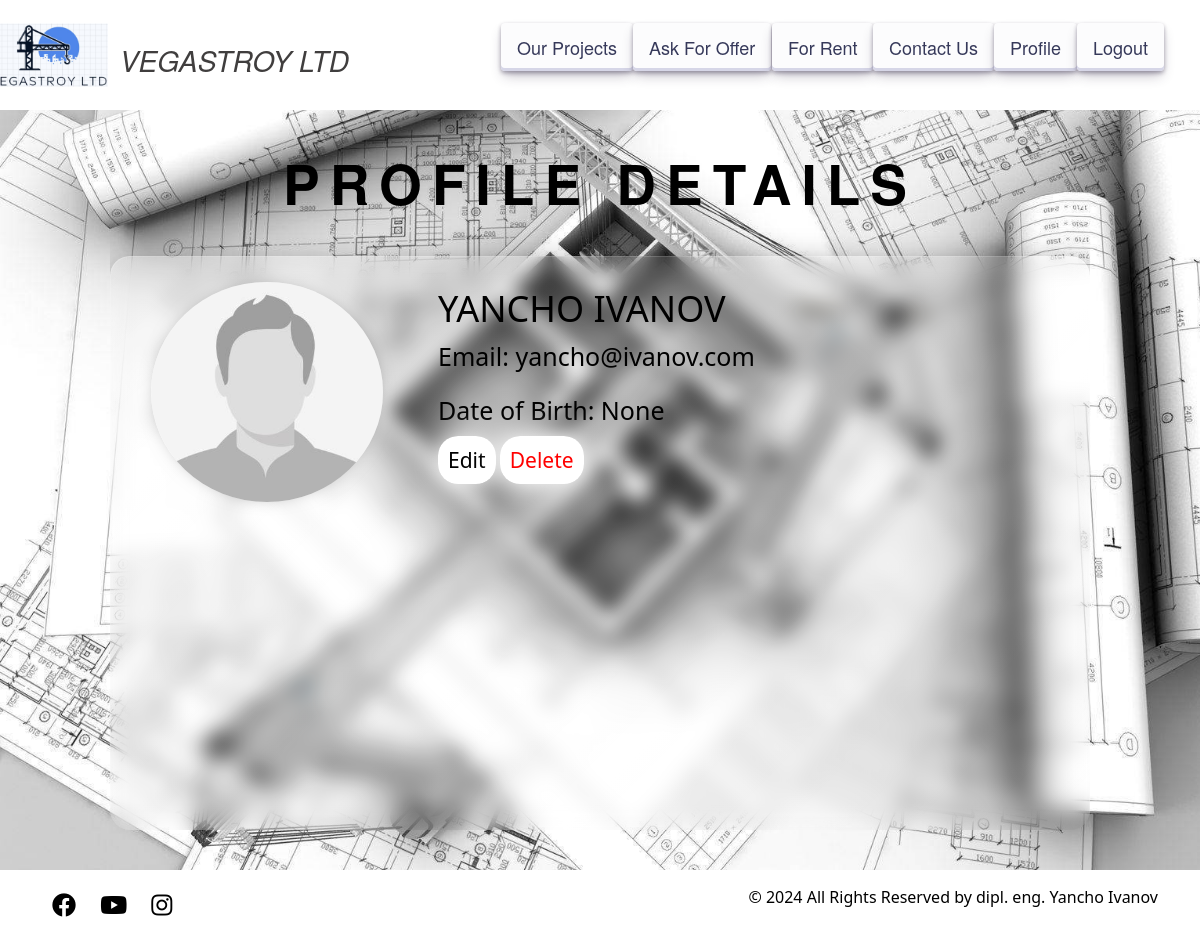
Before: /accounts/profile/1/ (signed in) with the older database file.
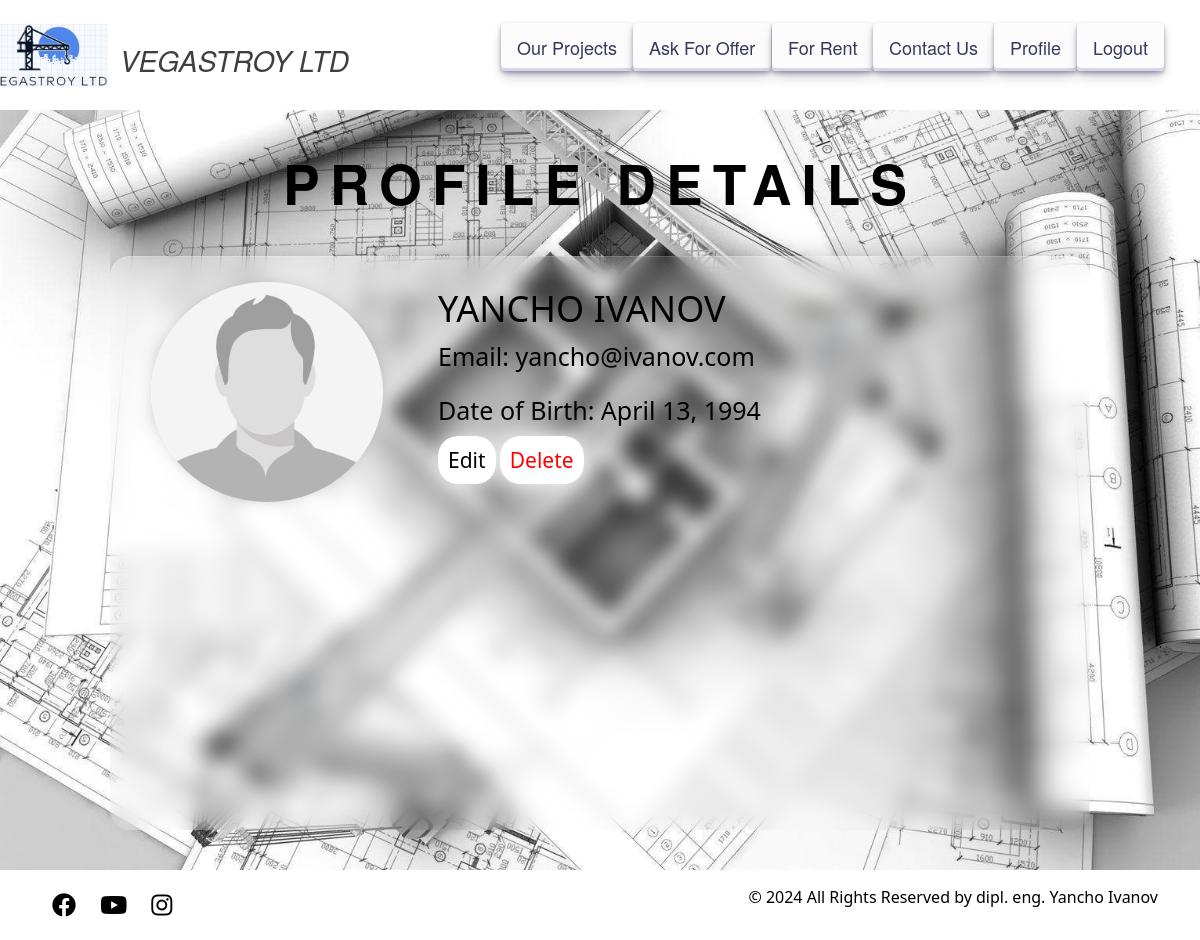
After: the same page with the newer database file.
### vegastroy/accounts/models.py (models this page shows, shortened)
class AppUser(auth_models.AbstractBaseUser, auth_models.PermissionsMixin):
    email = models.EmailField(
        null=False,
        blank=False,
        unique=True,
    )
    is_active = models.BooleanField(
        default=True
    )
    is_staff = models.BooleanField(
        default=False
    )
    objects = AppUserManager()
    USERNAME_FIELD = 'email'
    REQUIRED_FIELDS = []

class Profile(models.Model):
    user = models.OneToOneField(
        UserModel,
        on_delete=models.CASCADE,
        primary_key=True
    )
    first_name = models.CharField(
        max_length=30,
        null=True,
        blank=True,
    )
    last_name = models.CharField(
        max_length=30,
        null=True,
        blank=True,
    )
    date_of_birth = models.DateField(
        null=True,
        blank=True,
    )
    profile_picture = models.URLField(
        null=True,
        blank=True,
    )

### vegastroy/accounts/views.py (the view)
# urls.py: path('', UserDetailView.as_view(), name='profile_details'),
class UserDetailView(views.DetailView):
    model = UserModel
    template_name = 'accounts/details_page.html'

### templates/accounts/details_page.html
{% extends 'base.html' %}
{% load static %}
{% block content %}
    <section id="profile-details">
        <link rel="stylesheet" href="{% static 'css/profile.css' %}">
        <h1>Profile Details</h1>
        <div class="info-section">
            <div class="profile-header">
                {% if request.user.profile.profile_picture %}
                    <img class="profile-img" src="{{ profile.profile_picture.url }}" alt="profile-image"/>
                {% else %}
                    <img class="profile-img" src="{% static '/images/profile-placeholder.jpg' %}" alt="profile-image"/>
                {% endif %}
                {% if request.user.profile.first_name or request.user.profile.last_name %}
                    <h1>{{ request.user.profile.first_name }} {{ request.user.profile.last_name }}</h1>
                {% endif %}
                <p class="description">Email: {{ object.email }}</p>
                <p class="description">Date of Birth: {{ request.user.profile.date_of_birth }}</p>
                <div class="buttons">
                    <a href="{% url 'profile_edit' request.user.pk %}" class="edit-button">Edit</a>
                    <a href="{% url 'profile_delete' request.user.pk %}" class="delete-button">Delete</a>
                </div>
            </div>
        </div>
    </section>
{% endblock %}

### templates/base.html (shortened to what this page needs)
{% load static %}
<!DOCTYPE html>
<html lang="en">
<head>
    <link rel="stylesheet" href="{% static 'css/home.css' %}">
    <link rel="stylesheet" href="https://cdnjs.cloudflare.com/ajax/libs/font-awesome/5.15.4/css/all.min.css">
    <link rel="stylesheet" href="https://cdn.jsdelivr.net/npm/bootstrap@5.3.1/dist/css/bootstrap.min.css">
</head>
<body>
<header>
    <nav class="navbar">
        <div class="container">
            <div class="logo">
                <a href="{% url 'home_page' %}">
                    <img width="80px" src="{% static 'images/vegastroy.JPG' %}" alt="img1">
                </a>
                <a class="home" href="{% url 'home_page' %}">
                    <i>VEGASTROY LTD</i>
                </a>
            </div>
            <ul class="nav-group">
                <form method="post" action="{% url 'project_index' %}">
                    <button class="button" type="submit">Our Projects</button>
                </form>
                <form method="post" action="{% url 'contact_form_offer' %}">
                    <button class="button" type="submit">Ask For Offer</button>
                </form>
                <form method="post" action="#">
                    <button class="button" type="submit">For Rent</button>
                </form>
                <form method="post" action="{% url 'contacts_page' %}">
                    <button class="button" type="submit">Contact Us</button>
                </form>
                {% if not request.user.is_authenticated %}
                    <form method="post" action="{% url 'login' %}">
                        {% csrf_token %}
                        <button class="button" type="submit">Login</button>
                    </form>
                    <form method="post" action="{% url 'register' %}">
                        {% csrf_token %}
                        <button class="button" type="submit">Register</button>
                    </form>
                {% else %}
                    <form method="get" action="{% url 'profile_details' user.pk %}">
                        <button class="button" type="submit">Profile</button>
                    </form>
                    <form method="post" action="{% url 'logout' %}">
                        <button class="button" type="submit">Logout</button>
                    </form>
                {% endif %}
            </ul>
        </div>
    </nav>
</header>
<main>
    {% block content %}
    {% endblock %}
</main>
<footer>
    <div class="container">
        <div class="social-icons">
            <a href="https://www.facebook.com"><i class="fab fa-facebook"></i></a>
            <a href="https://www.youtube.com"><i class="fab fa-youtube"></i></a>
            <a href="https://www.instagram.com"><i class="fab fa-instagram"></i></a>
        </div>
        <p>&copy; 2024 All Rights Reserved by dipl. eng. Yancho Ivanov</p>
    </div>
</footer>
</body>
</html>

### staticfiles/css/home.css (style rules this page uses)
* { margin: 0; padding: 0; box-sizing: border-box; }
body { font-family: -apple-system, system-ui, Segoe UI, "Roboto", Oxygen, Ubuntu, Cantarell, "Open Sans", "Helvetica Neue", sans-serif; min-height: 100vh; background-image: url('/static/images/back.jpeg'); background-size: cover; }
.navbar { position: fixed; z-index: 100000; display: flex; align-items: center; justify-content: center; background: white; width: 101%; font-family: "Helvetica Neue", sans-serif; }
.container { padding: 15px 0; width: 75%; display: flex; align-items: center; justify-content: space-between; }
.container a { color: #403e3e; }
.container .logo { display: flex; cursor: pointer; scale: 150%; }
.home { cursor: pointer; margin-top: 10px; margin-left: 8px; font-size: 2vmin; font-weight: 50; transition: font-weight 250ms ease-in-out; text-decoration: none; }
.nav-group { display: flex; align-items: center; justify-content: center; }
main { width: 100%; min-height: 95vh; display: flex; justify-content: left; }
.button { align-items: center; appearance: none; background-color: #FCFCFD; border-radius: 4px; border-width: 0; box-shadow: rgba(45, 35, 66, 0.4) 0 2px 4px,rgba(45, 35, 66, 0.3) 0 7px 13px -3px,#D6D6E7 0 -3px 0 inset; box-sizing: border-box; color: #36395A; cursor: pointer; display: inline-flex; font-family: "Helvetica Neue", sans-serif; height: 48px; justify-content: center; line-height: 1; list-style: none; overflow: hidden; padding-left: 16px; padding-right: 16px; position: relative; text-align: left; text-decoration: none; transition: box-shadow .15s,transform .15s; user-select: none; -webkit-user-select: none; touch-action: manipulation; white-space: nowrap; will-change: box-shadow,transform; font-size: 18px; }
footer { background-color: white; color: black; text-align: center; width: 100%; }
.container { margin: 0 auto; }
.social-icons { margin-bottom: 0px; }
.social-icons a { color: black; font-size: 24px; margin: 0 10px; }
p { margin: 0; }

### staticfiles/css/profile.css (style rules this page uses)
#profile-details { position: relative; display: block; width: 980px; margin: 40px auto; overflow: hidden; border-radius: 20px; transition: all 0.4s; }
#profile-details>h1 { letter-spacing: 10px; font-family: "Helvetica Neue", sans-serif; color: Black; font-size: 55px; font-weight: 600; margin-bottom: 40px; text-transform: uppercase; text-align: center; }
.info-section { position: relative; width: 100%; height: 100%; background-blend-mode: multiply; z-index: 2; background: linear-gradient(135deg, rgba(255, 255, 255, 0.1), rgba(255, 255, 255, 0)); backdrop-filter: blur(10px); -webkit-backdrop-filter: blur(10px); border-radius: 20px; border: 1px solid rgba(255, 255, 255, 0.18); box-shadow: 0 8px 32px rgba(0, 0, 0, 0.37); }
.profile-header { position: relative; padding: 25px; height: 40%; }
.profile-header>h1 { color: black; margin-top: 5px; font-size: 36px; font-weight: 400; text-transform: uppercase; }
.description { font-size: 25px; color: Black; }
.profile-img { width: 25%; position: relative; float: left; margin-left: 15px; margin-right: 55px; height: 220px; border-radius: 50%; box-shadow: 0 0 20px -10px rgba(0, 0, 0, 0.5); }
.buttons { height: 10%; text-align: left; padding-right: 10px; padding-bottom: 40px; transition: 0.5s; transition-property: box-shadow; }
.edit-button, .delete-button { height: 10%; padding: 10px; margin-top: auto; font-size: 21px; color: black; box-shadow: 0 0 25px white; border-radius: 20px; text-decoration: none; }
.edit-button { background: white; }
.delete-button { background: white; color: red; }

Changed rows visible on the page:
changed AppUser "YANCHO": user.profile.date_of_birth "None" → "April 13, 1994"
